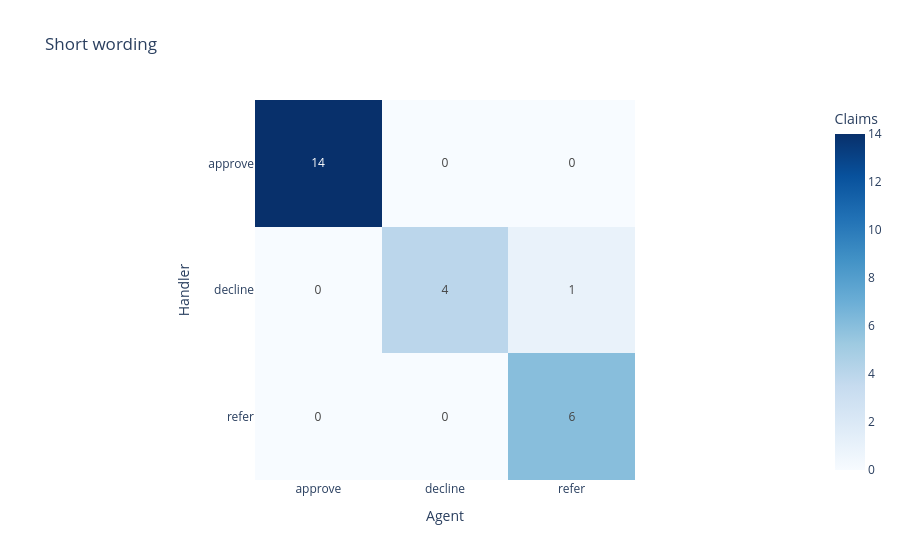

The notebook cell this image was saved under:
### Code cell
concise_wording_table = pd.concat(concise_tables, ignore_index=True)
show_confusion_matrix(concise_wording_table, "Short wording")

### Figure 1 — Plotly figure (JSON) as saved in the notebook; plotly's stock layout.template omitted (floating-point values rounded to 4 significant figures)
{"data": [{"coloraxis": "coloraxis", "hovertemplate": "Agent: %{x}<br>Handler: %{y}<br>Claims: %{z}<extra></extra>", "name": "0", "texttemplate": "%{z}", "type": "heatmap", "x": ["approve", "decline", "refer"], "xaxis": "x", "y": ["approve", "decline", "refer"], "yaxis": "y", "z": [[14, 0, 0], [0, 4, 1], [0, 0, 6]]}], "layout": {"coloraxis": {"autocolorscale": false, "colorbar": {"title": {"text": "Claims"}}, "colorscale": [[0, "rgb(247,251,255)"], [0.125, "rgb(222,235,247)"], [0.25, "rgb(198,219,239)"], [0.375, "rgb(158,202,225)"], [0.5, "rgb(107,174,214)"], [0.625, "rgb(66,146,198)"], [0.75, "rgb(33,113,181)"], [0.875, "rgb(8,81,156)"], [1, "rgb(8,48,107)"]]}, "title": {"text": "Short wording"}, "xaxis": {"anchor": "y", "constrain": "domain", "domain": [0, 1], "scaleanchor": "y", "title": {"text": "Agent"}}, "yaxis": {"anchor": "x", "autorange": "reversed", "constrain": "domain", "domain": [0, 1], "title": {"text": "Handler"}}}}
